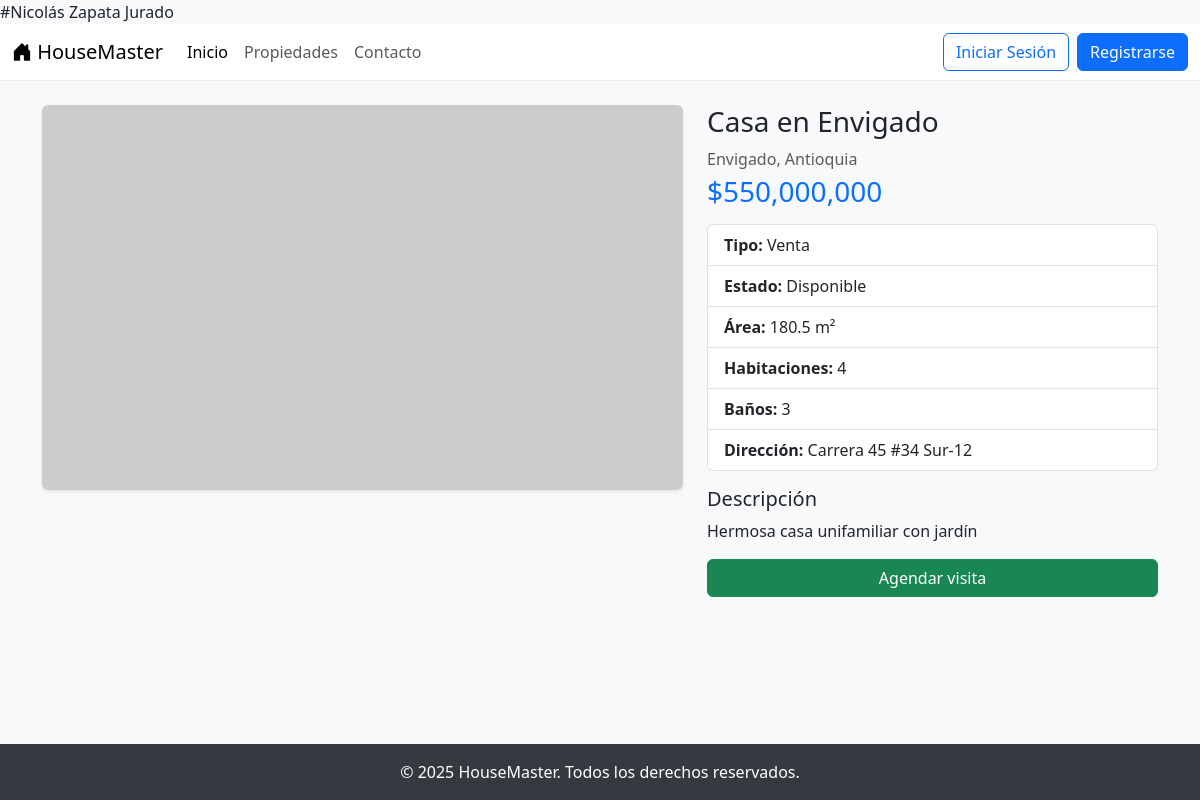
Page /property/2/ on the committed database.
### property/models.py (models this page shows, shortened)
class Property(models.Model):
    title = models.CharField(max_length=200)
    description = models.TextField()
    price = models.DecimalField(max_digits=12, decimal_places=2)
    type = models.CharField(max_length=100)   # Venta / Arriendo
    area = models.FloatField()
    rooms = models.IntegerField()
    bathrooms = models.IntegerField()
    status = models.CharField(max_length=50)  # Disponible, Vendida, etc.
    city = models.CharField(max_length=100)
    department = models.CharField(max_length=100)
    address = models.CharField(max_length=255, unique=True)
    created_at = models.DateTimeField(auto_now_add=True)
    image = models.ImageField(upload_to='properties/', blank=True, null=True)

### property/views.py (the view)
# urls.py: path('property/<int:pk>/', views.property_detail, name='property_detail'),
def property_detail(request, pk):
    prop = get_object_or_404(Property, pk=pk)
    return render(request, "property_detail.html", {"property": prop})

### property/templates/property_detail.html (shortened to what this page needs)
{% extends "base.html" %}
{% load humanize %}
{% block content %}
<div class="row">
  <div class="col-lg-7 mb-4">
    {% if property.images.all %}
      <div id="propCarousel" class="carousel slide" data-bs-ride="carousel">
        <div class="carousel-indicators">
          {% for img in property.images.all %}
            <button type="button"
                    data-bs-target="#propCarousel"
                    data-bs-slide-to="{{ forloop.counter0 }}"
                    class="{% if forloop.first %}active{% endif %}"
                    aria-current="{% if forloop.first %}true{% endif %}"
                    aria-label="Slide {{ forloop.counter }}"></button>
          {% endfor %}
        </div>
        <div class="carousel-inner rounded shadow-sm">
          {% for img in property.images.all %}
            <div class="carousel-item {% if forloop.first %}active{% endif %}">
              <img src="{{ img.image.url }}" class="d-block w-100" alt="{{ img.caption|default:property.title }}">
              {% if img.caption %}
                <div class="carousel-caption d-none d-md-block">
                  <p class="bg-dark bg-opacity-50 rounded px-2">{{ img.caption }}</p>
                </div>
              {% endif %}
            </div>
          {% endfor %}
        </div>
        <button class="carousel-control-prev" type="button" data-bs-target="#propCarousel" data-bs-slide="prev">
          <span class="carousel-control-prev-icon" aria-hidden="true"></span>
          <span class="visually-hidden">Anterior</span>
        </button>
        <button class="carousel-control-next" type="button" data-bs-target="#propCarousel" data-bs-slide="next">
          <span class="carousel-control-next-icon" aria-hidden="true"></span>
          <span class="visually-hidden">Siguiente</span>
        </button>
      </div>
    {% else %}
      <img src="https://placehold.co/1000x600/E9ECEF/ADB5BD?text={{ property.title }}"
           class="img-fluid rounded shadow-sm" alt="{{ property.title }}">
    {% endif %}
  </div>
  <div class="col-lg-5">
    <h1 class="h3">{{ property.title }}</h1>
    <p class="text-muted mb-1">{{ property.city }}, {{ property.department }}</p>
    <p class="h3 text-primary mb-3">${{ property.price|floatformat:0|intcomma }}</p>
    <ul class="list-group mb-3">
      <li class="list-group-item"><strong>Tipo:</strong> {{ property.type }}</li>
      <li class="list-group-item"><strong>Estado:</strong> {{ property.status }}</li>
      <li class="list-group-item"><strong>Área:</strong> {{ property.area }} m²</li>
      <li class="list-group-item"><strong>Habitaciones:</strong> {{ property.rooms }}</li>
      <li class="list-group-item"><strong>Baños:</strong> {{ property.bathrooms }}</li>
      <li class="list-group-item"><strong>Dirección:</strong> {{ property.address }}</li>
    </ul>
    <h2 class="h5">Descripción</h2>
    <p>{{ property.description }}</p>
    <a href="{% url 'visit_schedule' property.id %}" class="btn btn-success w-100">
        Agendar visita
    </a>
  </div>
</div>
{% endblock %}

### core/templates/base.html (style rules this page uses)
body { background-color: #f8f9fa; }

### rows in the picture
Property: title "Casa en Envigado", city "Envigado", department "Antioquia", price "550,000,000", type "Venta", status "Disponible", area "180.5", rooms "4", bathrooms "3", address "Carrera 45 #34 Sur-12", description "Hermosa casa unifamiliar con jardín"
